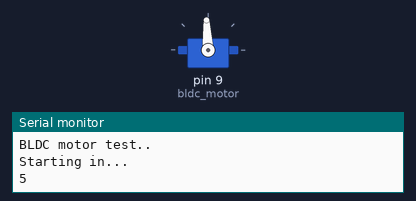
The sketch below on a simulated Arduino Uno, built with avr-gcc and run on an emulated ATmega328P. On the bench: servo, the last lines printed to the serial monitor.

Above: at 0.05 s.
At 6.35 s:
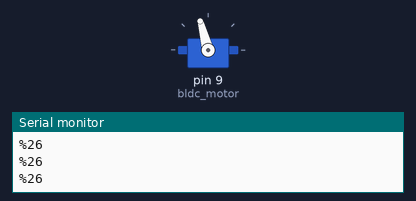
At 8.35 s:
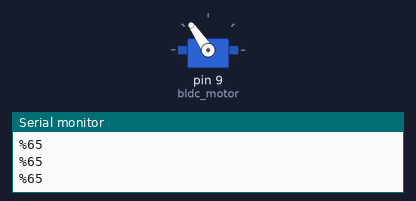
At 16.75 s:
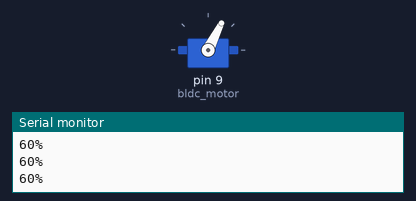
Timing chart, 0 to 21.8 s (numbered marks = the images above):
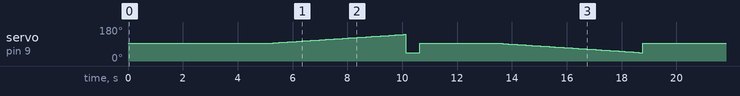

The sketch:

esc2.ino
```cpp
#include <Servo.h>

Servo bldc_motor; //creates a "servo" object (the ESC and motor)


void setup()
{
bldc_motor.attach (9); //attach the motor to pin 9
Serial.begin(9600);
}

void loop()
{
bldc_motor.writeMicroseconds(1500); //provides a "neutral" pulse. The ESC won't start without this.
Serial.println("BLDC motor test..");
Serial.println("Starting in...");
Serial.println("");

for (int i = 4; i >= 0; i --) //countdown timer
{
Serial.print(i+1);
Serial.println("");
delay (1000);
}


while(1)
{
Serial.println("FORWARD.");

for (int i = 1500; i <= 2000; i++)
{
int speed_value = map (i, 1500, 2000, 0, 100); //maps the signal pulse to a percentage
Serial.println(speed_value);
Serial.print('%');
bldc_motor.writeMicroseconds (i); //actually write the value to the motor
delay(10);// small delay so you can see what's happening
}

bldc_motor.writeMicroseconds (1000); //full reverse. The ESC will automatically brake the motor.
delay (500); //small delay to let things happen
bldc_motor.writeMicroseconds (1500); //give a neutral signal
Serial.print("MOTOR stopped");
delay (3000); //keep it that way for a while


Serial.print("BACKWARD");

for (int i = 1500; i >= 1000; i --)
{
int speed_value = map (i, 1500, 1000, 0, 100); //maps the signal pulse to a percentage
Serial.print (speed_value); //prints the percentage to the LCD
Serial.print ('%'); //notice the single quotation marks. I've just sent a char value, not a string because it's only 1 character
Serial.println("");

bldc_motor.writeMicroseconds (i); //actually write the value to the motor
delay(10);// small delay so you can see what's happening
}

bldc_motor.writeMicroseconds (1500);
Serial.print ("motor stopped");
delay (3000);
}
}
```
